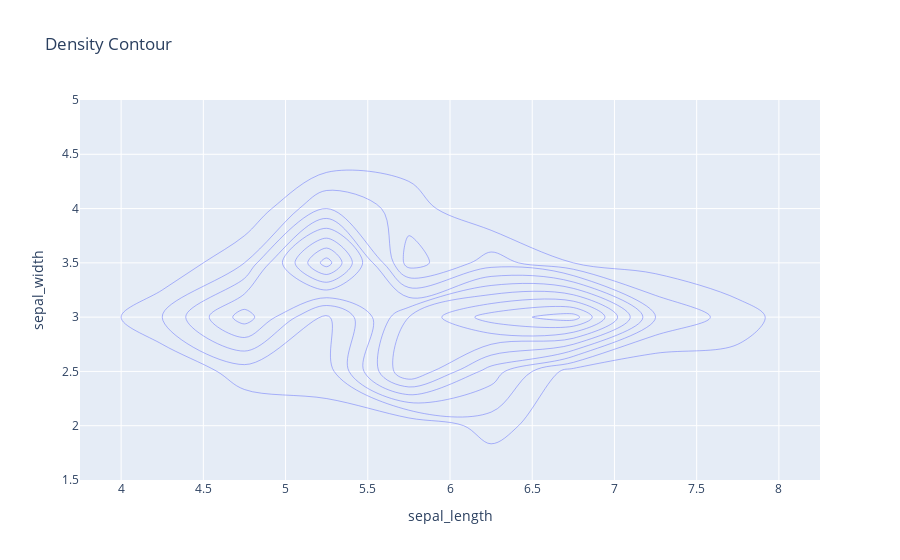

Notebook code for this chart:
### Code cell
fig=px.density_contour(iris_df, title='Density Contour',
                       x='sepal_length', y='sepal_width')
fig.show()

### Figure 1 — Plotly figure (JSON) as saved in the notebook; plotly's stock layout.template omitted (floating-point values rounded to 4 significant figures; data arrays with more than 128 entries replaced by an {"elided": "..."} marker saying what was removed)
{"data": [{"contours": {"coloring": "none"}, "hovertemplate": "sepal_length=%{x}<br>sepal_width=%{y}<br>count=%{z}<extra></extra>", "legendgroup": "", "line": {"color": "#636efa"}, "name": "", "showlegend": false, "type": "histogram2dcontour", "x": {"elided": "150 float values"}, "xaxis": "x", "xbingroup": "x", "y": {"elided": "150 float values"}, "yaxis": "y", "ybingroup": "y"}], "layout": {"legend": {"tracegroupgap": 0}, "title": {"text": "Density Contour"}, "xaxis": {"anchor": "y", "domain": [0, 1], "title": {"text": "sepal_length"}}, "yaxis": {"anchor": "x", "domain": [0, 1], "title": {"text": "sepal_width"}}}}
